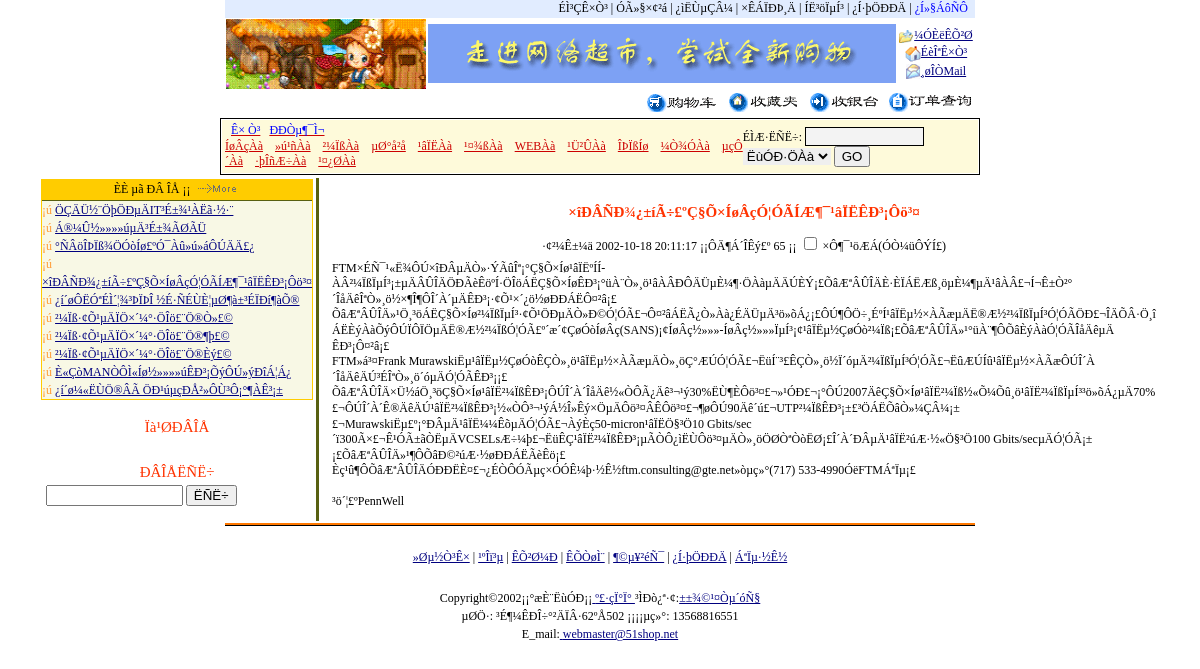
The page /news_list.php?id=7 (signed in) on the database its author committed.
### tables this page shows
CREATE TABLE b2c_ad (
  id int(10) unsigned NOT NULL auto_increment,
  code mediumtext NOT NULL,
  views int(10) default '0',
  visible smallint(5) default '1',
  posttime datetime NOT NULL default '0000-00-00 00:00:00',
  PRIMARY KEY  (id)
);

CREATE TABLE b2c_class (
  id int(10) unsigned NOT NULL auto_increment,
  name varchar(40) NOT NULL default '',
  up_id int(10) unsigned NOT NULL default '0',
  KEY id (id)
);

CREATE TABLE b2c_news (
  id int(10) unsigned NOT NULL auto_increment,
  title varchar(100) NOT NULL default '',
  content text NOT NULL,
  key_words varchar(20) default NULL,
  date datetime NOT NULL default '0000-00-00 00:00:00',
  read_no smallint(5) unsigned NOT NULL default '0',
  KEY id (id)
);

### conf/options.php (called while the page is built, shortened)
<?php
$dbservername="mysql1.cs.clemson.edu";
$dbusername="b2c_vt1i";
$dbuserpass="zhubo19910914";
$sitename="zhubo's store";
$siteurl="http://localhost/662";
$siteemail = "webmaster@51shop.net";
$guestbook  =  1 ;
?>

### conf/db_mysql.php (called while the page is built, shortened)
<?php
class DB_Sql {
  var $Host     = "localhost";
  var $User     = "root";
  var $Password = "root";
  var $Record   = array();
  var $Link_ID  = 0;
  var $Query_ID = 0;
  function connect($Database = "", $Host = "", $User = "", $Password = "") {
    if ("" == $Host)
      $Host     = $this->Host;
    if ("" == $User)
      $User     = $this->User;
    if ("" == $Password)
      $Password = $this->Password;
    if ( 0 == $this->Link_ID ) {
      $this->Link_ID=mysql_connect($Host, $User, $Password);
    }
    return $this->Link_ID;
  }
  function free() {
      $this->Query_ID = 0;
  }
  function query($Query_String) {
    if ($Query_String == "")
      return 0;
    $this->Query_ID = @mysql_query($Query_String,$this->Link_ID);
    return $this->Query_ID;
  }
  function next_record() {
    $this->Record = @mysql_fetch_array($this->Query_ID);
    $stat = is_array($this->Record);
    return $stat;
  }
  function num_rows() {
    return @mysql_num_rows($this->Query_ID);
  }
  function f($Name) {
    return $this->Record[$Name];
  }
}
?>

### conf/config.php (called while the page is built, shortened)
<?php
require "conf/options.php";
require "conf/db_mysql.php";
$db = new DB_Sql;
$db->Host = $dbservername;
$db->User = $dbusername;
$db->Password = $dbuserpass;
$db->Link_ID = @mysql_connect($db->Host, $db->User, $db->Password) or die("Êý¾Ý¿âÁ¬½Ó´íÎó£¬ÇëÔËÐÐinstall.php½øÐÐ°²×°¡£");
?>

### news_hot.php (the view, shortened to what this page needs)
<html>
<head>
</head>
<body bgcolor="#FFFFFF" text="#000000">
<table width="98%" border="0" cellpadding="1" cellspacing="0">
  <tr>
    <td bgcolor="ffcc00">
      <table width=100% border=0 cellspacing=0 cellpadding=0>
        <tr>
          <td height=20 bgcolor=ffcc00 align=center>ÈÈ µã ÐÂ ÎÅ
            <?php
  $db->query("select id,title from $news_t order by read_no DESC limit 10");
?>
            ¡¡<a href="news.php"><img src="images/more.gif" width="50" height="10" border="0" alt="¸ü¶à..."></a>
          </td>
        </tr>
        <tr>
        </tr>
        <?php
 while($db->next_record())
			   {
?>
        <tr>
          <td class=p7 bgcolor="f8f8e5" style="line-height:150%"> <font color=FF9933>
            ¡ú <a href="news_list.php?id=<?php echo $db->f('id') ?>" class='clink03' target="_blank">
            <?php echo stripslashes($db->f('title')) ?>
            </a></font></td>
        </tr>
        <?php } ?>
      </table>
    </td>
  </tr>
</table>
<br>
</body>
</html>

### news_list.php (shortened to what this page needs)
<?php
require "conf/config.php";
if ($HTTP_COOKIE_VARS["news_t"]!=$id)
  $db->query("update $news_t set read_no=read_no+1 where id=$id");
?>
<html>
<head>
<link rel="stylesheet" href="conf/style.css" type="text/css">
</head>
<body bgcolor="#FFFFFF" text="#000000">
<?php include "conf/header.php" ?>
<table width="750" border="0" align="center">
  <tr>
    <td width="182" valign="top" align="center">
      <?php include "news_hot.php" ?>
      <table width="98%" border="0" cellspacing="1" cellpadding="1">
        <tr>
          <td height="20" align="center" class="p13">Ïà¹ØÐÂÎÅ</td>
        </tr>
        <?php
  $db->query("select * from $news_t where id=$id");
  $db->next_record();
$t_key=$db->f('key_words');
if ($t_key!="")
{
?>
          </td>
        </tr>
        <tr>
          <td height="20" class="p13" align="center">&nbsp;</td>
        </tr>
        <?php } ?>
        <tr>
          <td height="20" class="p13" align="center">ÐÂÎÅËÑË÷</td>
        </tr>
        <tr>
          <td>
            <form name="form1" method="post" action="news_s.php">
              <input type="text" name="key" size="14">
              <input type="submit" name="Submit" value="ËÑË÷">
            </form>
          </td>
        </tr>
      </table>
    <td width="1" bgcolor="#586011"><img src="images/spacer.gif" width="1" height="1"></td>
    <td width="10" align="center" valign="top">&nbsp;</td>
    <td width="558" align="center" valign="top">
    <br>
      <?php
  if ($db->num_rows())
  {
?>
      <table width="100%" border="0">
        <tr>
          <td align="center" height="32"><b><font class=p13>
            <?php echo stripslashes($db->f('title')); ?>
            </font></b></td>
        </tr>
        <tr>
          <td align="center" height="27">·¢²¼Ê±¼ä
            <?php echo $db->f('date') ?>
            ¡¡ÔÄ¶Á´ÎÊý£º
            <?php echo $db->f('read_no') ?>
            ¡¡
<input name=auto onClick="MM_callJS('scroller() ; ')"
      type=checkbox value=on>
            ×Ô¶¯¹öÆÁ(ÓÒ¼üÔÝÍ£) </td>
        </tr>
        <tr>
          <td>
            <?php
if (eregi("</",$db->f('content')))
    echo stripslashes($db->f('content'));
else
   echo stripslashes(nl2br($db->f('content')));
?>
          </td>
        </tr>
      </table>
        <?php
}
else
 echo "¶Ô²»Æð£¬ÄúÓÎÀÀµÄÐÂÎÅ²»´æÔÚ!<br><br>";
?>
      </td>
<div align="left">
  <?php include "conf/footer.php"; ?>
</div>
</body>
</html>

### conf/header.php (shortened to what this page needs)
<table width="750"  border="0"  align="center" cellspacing="0">
  <tr>
    <td align="right" colspan="3" bgcolor="#E1ECff"> <a href="index.php" >ÉÌ³ÇÊ×Ò³</a>
      | <a href="register1.php">ÓÃ»§×¢²á</a> | <a href="login.php">¿ìËÙµÇÂ¼</a> | <a href="modify.php">×ÊÁÏÐÞ¸Ä</a>
      | <a href="logout.php">ÍË³öÏµÍ³</a> | <a href="service.php">¿Í·þÖÐÐÄ</a>
      <?php
if ($guestbook)
  echo ' | <a href="guestbook/" target="_blank"><font color=blue>¿Í»§ÁôÑÔ</font></a> ';
?>
      &nbsp; </td>
  </tr>
  <tr>
    <td align="right" width="180"> <a href="<?php echo $siteurl ?>" target="_blank"><img src="images/logo.gif" border="0" width="200" height="70"></a></td>
    <td align="right" width="468">
      <?php include "ad.php"; ?>
    </td>
    <td width="100" valign="middle">
      <table width="100%" border="0" cellspacing="0" cellpadding="0">
        <tr>
          <td align="center" height="18"><a href="#" class="clink03" title="¼ÓÈëÊÕ²Ø" onClick="window.external.AddFavorite('<?php echo $siteurl; ?>', '<?php echo $sitename; ?>')"><img src="images/bookmark.gif" width="15" height="13" border="0" align="absmiddle">¼ÓÈëÊÕ²Ø</a></td>
        </tr>
        <tr>
          <td align="center" height="18"><a href="#" class="clink03" title="ÉèÎªÊ×Ò³" onClick="this.style.behavior='url(#default#homepage)';this.setHomePage('<?php echo $siteurl; ?>');"><img src="images/home.gif" width="16" height="16" border="0" align="absmiddle">ÉèÎªÊ×Ò³</a></td>
        </tr>
        <tr>
          <td align="center" height="18"><a href="mailto:<?php echo $siteemail; ?>" class="clink03" title="¸øÎÒÃÇMail"><img src="images/email.gif" width="15" height="15" border="0" align="absmiddle">¸øÎÒMail</a></td>
        </tr>
      </table>
    </td>
  </tr>
  <tr>
    <td bgcolor="#ffffff" id="clock">&nbsp; </td>
    <td align="right" bgcolor="#ffffff" colspan="2"><a href="buycar.php"><img src="images/gwc.gif" width="72" height="19" border="0"></a>
      &nbsp;&nbsp;<a href="buystore.php"><img src="images/scj.gif" border="0"></a>
      &nbsp;&nbsp;<a href="bank.php"><img src="images/syt.gif" width="72" height="21" border="0"></a>
      &nbsp;&nbsp;<a href="dingdang.php"><img src="images/cy.gif" width="84" height="21" border="0"></a>&nbsp;</td>
  </tr>
</table>
<table width="750" border="1" cellpadding="3" cellspacing="1" bgcolor="#000000" bordercolor="#FFFFFF" align="center">
  <tr>
    <td bgcolor="#FEFADA">
      <table width="750" align="center" bgcolor="#FEFADA" cellspacing="0" cellpadding="0">
        <form name="formsearch" method="post" action="index_s.php" onSubmit="return chk();">
          <tr>
            <td>&nbsp;&nbsp;<a href="index.php" class="title"><font color=blue>Ê× Ò³</font></a> &nbsp;&nbsp;<a href="news.php" class="title"><font color=blue>ÐÐÒµ¶¯Ì¬</font></a>&nbsp;&nbsp;
              <?php
  $db->query("select * from $class_t where up_id=0");
  while($db->next_record())
   {
    echo "<a href='index.php?up_id=".$db->f('id')."' class='title'>".$db->f('name')."</a>&nbsp;&nbsp;&nbsp;&nbsp;";
	}
  ?>
            </td>
            <td width="270" >
              ÉÌÆ·ËÑË÷:
              <input class=think name=key size=12  type=text >
              <select name="sf">
                <option value="0" selected>ËùÓÐ·ÖÀà</option>
              </select>
              <input type="submit" name="submit" value="GO">
            </td>
          </tr>
        </form>
      </table>
    </td>
  </tr>
</table>

### ad.php (shortened to what this page needs)
<?php
function showAd()
{
  global $db, $ad_t;
  $db->query("select count(id) count from $ad_t where visible=1");
  $db->next_record();
  $count = $db->f('count');
  if($count <= 1)
    $start = 0;
  else
    $start = rand(0, $count - 1);
  $db->query("select id,code from $ad_t where visible=1
    order by id desc limit $start,1");
  $db->next_record();
  echo stripslashes($db->f('code'));
}
showAd();
?>

### conf/style.css (style rules this page uses)
.think { BACKGROUND-COLOR: #f3f3f3; BORDER-BOTTOM: #000000 1px solid; BORDER-LEFT: #000000 1px solid; BORDER-RIGHT: #000000 1px solid; BORDER-TOP: #000000 1px solid }
TD { FONT-SIZE: 9pt; LETTER-SPACING: 0pt; LINE-HEIGHT: 130%; WORD-SPACING: 0pt }
BODY { FONT-FAMILY: "����"; FONT-SIZE: 12px; LINE-HEIGHT: 15pt; MARGIN-TOP: 0px; PADDING-TOP: 0px; SCROLLBAR-FACE-COLOR: #cccccc; SCROLLBAR-HIGHLIGHT-COLOR: #e7e7e7; SCROLLBAR-SHADOW-COLOR: #e7e7e7; SCROLLBAR-3DLIGHT-COLOR: #ffffff; SCROLLBAR-ARROW-COLOR: #ffffff; SCROLLBAR-TRACK-COLOR: #ffffff; SCROLLBAR-DARKSHADOW-COLOR: #ffffff }
SELECT { BORDER-BOTTOM-COLOR: black; BORDER-BOTTOM-STYLE: none; BORDER-LEFT-COLOR: black; BORDER-LEFT-STYLE: none; BORDER-RIGHT-COLOR: black; BORDER-RIGHT-STYLE: none; BORDER-TOP-COLOR: #99ff00; BORDER-TOP-STYLE: none }
A:link { COLOR: #000000; TEXT-DECORATION: none }
A.clink03:link { COLOR: #00007f; TEXT-DECORATION: underline }
A.title:link { COLOR: #cc0000; TEXT-DECORATION: underline }
.p13 { COLOR: #ff3300; FONT-SIZE: 15px }

### rows shown on the page
b2c_ad: code (picture)
b2c_class: name "ÍøÂçÀà"
b2c_class: name "»ú¹ñÀà"
b2c_class: name "²¼ÏßÀà"
b2c_class: name "µØ°å²å"
b2c_class: name "¹âÏËÀà"
b2c_class: name "¹¤¾ßÀà"
b2c_class: name "WEBÀà"
b2c_class: name "¹Ü²ÛÀà"
b2c_class: name "ÎÞÏßÍø"
b2c_class: name "¼Ò¾ÓÀà"
b2c_class: name "µçÔ´Àà"
b2c_class: name "·þÎñÆ÷Àà"
b2c_class: name "¹¤¿ØÀà"
b2c_news: title "ÖÇÄÜ½¨ÖþÖÐµÄIT³É±¾¹ÀËã·½·¨"
b2c_news: title "Á®¼Û½»»»»úµÄ³É±¾ÃØÃÜ"
b2c_news: title "°ÑÂöÎÞÏß¾ÖÓòÍø£ºÓ¯Àû»ú»áÔÚÄÄ£¿"
b2c_news: title "×îÐÂÑÐ¾¿±íÃ÷£ºÇ§Õ×ÍøÂçÓ¦ÓÃÍÆ¶¯¹âÏËÊÐ³¡Ôö³¤", date "2002-10-18 20:11:17", read_no "65", content "FTM×ÉÑ¯¹«Ë¾ÔÚ×îÐÂµÄÒ»·ÝÃûÎª¡°Ç§Õ×Íø¹âÏËºÍÍ­ÀÂ²¼ÏßÏµÍ³¡±µÄÂÛÎÄÖÐÃèÊöºÍ·ÖÎöÁËÇ§Õ×ÍøÊÐ³¡°üÀ¨Ò»¸ö¹âÀÂÐÔÄÜµÈ¼¶·ÖÀàµÄÄÚÈÝ¡£ÕâÆªÂÛÎÄÈ·ÈÏÁËÆß¸öµÈ¼¶µÄ¹âÀÂ£¬Í¬Ê±Ò²°´ÎåÄêÎªÒ»¸ö½×¶Î¶ÔÎ´À´µÄÊÐ³¡·¢Õ¹×´¿ö½øÐÐÁËÔ¤²â¡£ ÕâÆªÂÛÎÄ»¹Ö¸³öÁËÇ§Õ×Íø²¼ÏßÏµÍ³·¢Õ¹ÖÐµÄÒ»Ð©Ó¦ÓÃ£¬Ô¤²âÁËÃ¿Ò»Àà¿ÉÄÜµÄ³ö»õÁ¿¡£ÔÚ¶ÔÖ÷¸ÉºÍ¹âÏËµ½×ÀÃæµÄË®Æ½²¼ÏßÏµÍ³Ó¦ÓÃÖÐ£¬ÎÄÕÂ·Ö¸î ÁËÈýÀàÕýÔÚÏÔÏÖµÄË®Æ½²¼ÏßÓ¦ÓÃ£º´æ´¢ÇøÓòÍøÂç(SANS)¡¢ÍøÂç½»»»-ÍøÂç½»»»ÏµÍ³¡¢¹âÏËµ½ÇøÓò²¼Ïß¡£ÕâÆªÂÛÎÄ»¹°üÀ¨¶ÔÕâÈýÀàÓ¦ÓÃÎåÄêµÄ ÊÐ³¡Ô¤²â¡£ FTM»á³¤Frank MurawskiËµ¹âÏËµ½ÇøÓòÊÇÒ»¸ö¹âÏËµ½×ÀÃæµÄÒ»¸öÇ°ÆÚÓ¦ÓÃ£¬ËüÍ¨³£ÊÇÒ»¸ö½Ï´óµÄ²¼ÏßÏµÍ³Ó¦ÓÃ£¬ËûÆÚÍû¹âÏËµ½×ÀÃæÔÚÎ´À´ÎåÄêÄÚ³ÉÎªÒ»¸ö´óµÄÓ¦ÓÃÊÐ³¡¡£…"
b2c_news: title "¿í´øÔËÓªÉÌ´¦¾³ÞÏÞÎ ½É·ÑÉÙÈ¦µØ¶à±³ÉÏÐí¶àÕ®"
b2c_news: title "²¼Ïß·¢Õ¹µÄÏÖ×´¼°·ÖÎö£¨Ö®Ò»£©"
b2c_news: title "²¼Ïß·¢Õ¹µÄÏÖ×´¼°·ÖÎö£¨Ö®¶þ£©"
b2c_news: title "²¼Ïß·¢Õ¹µÄÏÖ×´¼°·ÖÎö£¨Ö®Èý£©"
b2c_news: title "È«ÇòMANÒÔÌ«Íø½»»»»úÊÐ³¡ÕýÔÚ»ýÐîÁ¦Á¿"
b2c_news: title "¿í´ø¼«ËÙÖ®ÂÃ ÖÐ¹úµçÐÅ²»ÔÙ³Ô¡°¶ÀÊ³¡±"

### other values the page prints
$sitecopyright "º£·çÏ°Ï°"
$siteadd "³É¶¼ÊÐÎ÷°²ÄÏÂ·62ºÅ502"
$sitetel "13568816551"
$siteemail "webmaster@51shop.net"
